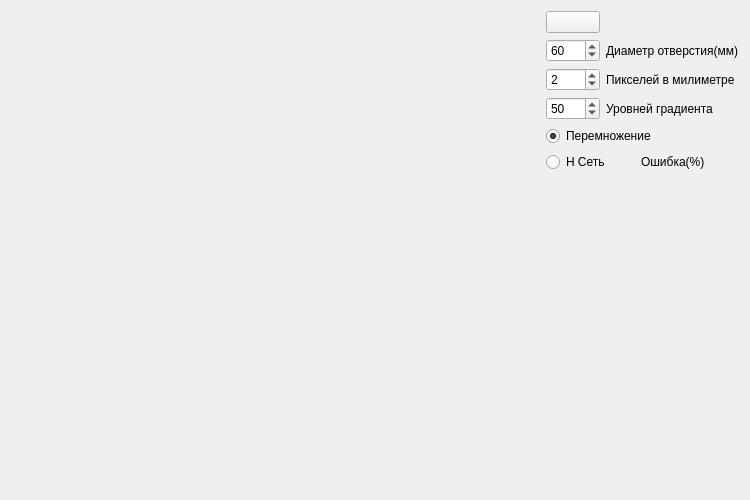
<?xml version="1.0" encoding="UTF-8"?>
<ui version="4.0">
 <class>ProfileWindow</class>
 <widget class="QDialog" name="ProfileWindow">
  <property name="geometry">
   <rect>
    <x>0</x>
    <y>0</y>
    <width>750</width>
    <height>500</height>
   </rect>
  </property>
  <property name="windowTitle">
   <string>Dialog</string>
  </property>
  <property name="modal">
   <bool>false</bool>
  </property>
  <layout class="QGridLayout" name="gridLayout">
   <item row="4" column="1" colspan="4">
    <widget class="QRadioButton" name="mulRadio">
     <property name="toolTip">
      <string>&lt;html&gt;&lt;head/&gt;&lt;body&gt;&lt;p&gt;Изображение построено перемножением каждого значения тока с обоих ножек.&lt;/p&gt;&lt;/body&gt;&lt;/html&gt;</string>
     </property>
     <property name="text">
      <string>Перемножение</string>
     </property>
     <property name="checked">
      <bool>true</bool>
     </property>
    </widget>
   </item>
   <item row="2" column="2" colspan="3">
    <widget class="QLabel" name="label_2">
     <property name="text">
      <string>Пикселей в милиметре</string>
     </property>
    </widget>
   </item>
   <item row="3" column="2" colspan="3">
    <widget class="QLabel" name="label_3">
     <property name="text">
      <string>Уровней градиента</string>
     </property>
    </widget>
   </item>
   <item row="1" column="2" colspan="3">
    <widget class="QLabel" name="label">
     <property name="text">
      <string>Диаметр отверстия(мм)</string>
     </property>
    </widget>
   </item>
   <item row="5" column="4">
    <widget class="QLabel" name="errorLabel">
     <property name="text">
      <string/>
     </property>
    </widget>
   </item>
   <item row="0" column="1">
    <widget class="QPushButton" name="pushButton">
     <property name="toolTip">
      <string>&lt;html&gt;&lt;head/&gt;&lt;body&gt;&lt;p&gt;Сделать скриншот окна с профилем.&lt;/p&gt;&lt;/body&gt;&lt;/html&gt;</string>
     </property>
     <property name="text">
      <string/>
     </property>
     <property name="icon">
      <iconset>
       <normaloff>screenIcon.png</normaloff>screenIcon.png</iconset>
     </property>
     <property name="autoDefault">
      <bool>false</bool>
     </property>
    </widget>
   </item>
   <item row="2" column="1">
    <widget class="QSpinBox" name="pixelsPerMmBox">
     <property name="minimum">
      <number>1</number>
     </property>
     <property name="value">
      <number>2</number>
     </property>
    </widget>
   </item>
   <item row="3" column="1">
    <widget class="QSpinBox" name="spinBox">
     <property name="minimum">
      <number>3</number>
     </property>
     <property name="maximum">
      <number>1000</number>
     </property>
     <property name="value">
      <number>50</number>
     </property>
    </widget>
   </item>
   <item row="1" column="1">
    <widget class="QSpinBox" name="holeBox">
     <property name="value">
      <number>60</number>
     </property>
    </widget>
   </item>
   <item row="5" column="1" colspan="2">
    <widget class="QRadioButton" name="networkRadio">
     <property name="toolTip">
      <string>&lt;html&gt;&lt;head/&gt;&lt;body&gt;&lt;p&gt;Изображение построенно при помощи нейронной сети.&lt;/p&gt;&lt;/body&gt;&lt;/html&gt;</string>
     </property>
     <property name="text">
      <string>Н Сеть</string>
     </property>
     <property name="checked">
      <bool>false</bool>
     </property>
    </widget>
   </item>
   <item row="6" column="1" colspan="2">
    <spacer name="verticalSpacer">
     <property name="orientation">
      <enum>Qt::Vertical</enum>
     </property>
     <property name="sizeHint" stdset="0">
      <size>
       <width>20</width>
       <height>40</height>
      </size>
     </property>
    </spacer>
   </item>
   <item row="0" column="0" rowspan="7">
    <widget class="QCustomPlot" name="plot" native="true">
     <property name="sizePolicy">
      <sizepolicy hsizetype="Expanding" vsizetype="Expanding">
       <horstretch>0</horstretch>
       <verstretch>0</verstretch>
      </sizepolicy>
     </property>
    </widget>
   </item>
   <item row="5" column="3">
    <widget class="QLabel" name="label_4">
     <property name="text">
      <string>Ошибка(%)</string>
     </property>
    </widget>
   </item>
  </layout>
 </widget>
 <customwidgets>
  <customwidget>
   <class>QCustomPlot</class>
   <extends>QWidget</extends>
   <header>plot/qcustomplot.h</header>
   <container>1</container>
  </customwidget>
 </customwidgets>
 <resources/>
 <connections/>
</ui>
